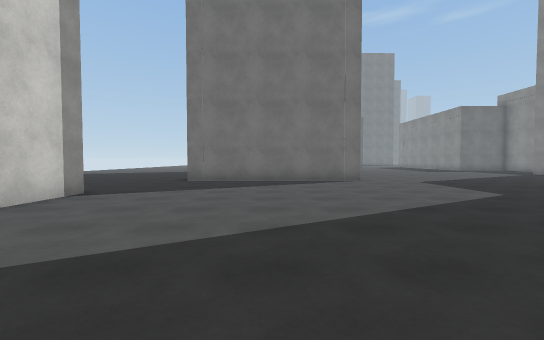
View 1 (above)

24 first-person views from a walk through a 3-D level made in the Unity game engine. The camera is 1.3 m above the floor, tilts 2° down and sees 90° across. The floor is counted in squares, 2 m on a side. Each view is taken from the middle of a square. On the plan, view 1 faces up. The plan holds only what a view shows up to about 9 squares ahead; the rest is blank. The place goes on beyond the plan. The player is left out. Surface patterns are stand-ins for the level's own textures.

View 2
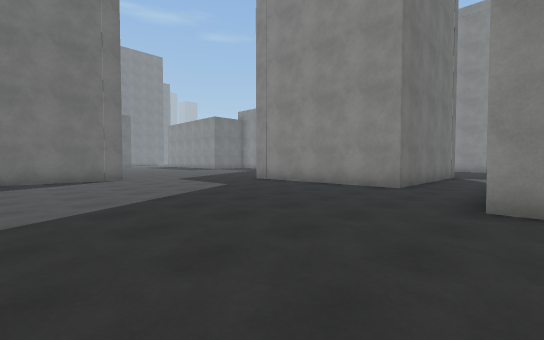

View 3
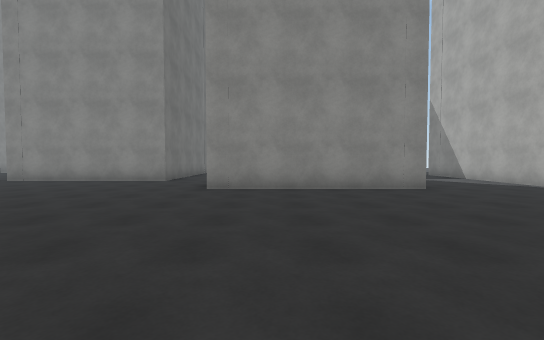

View 4
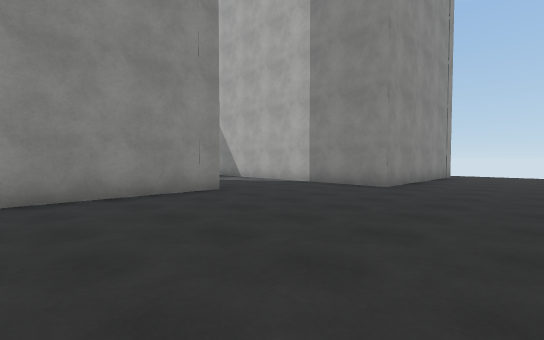

View 5
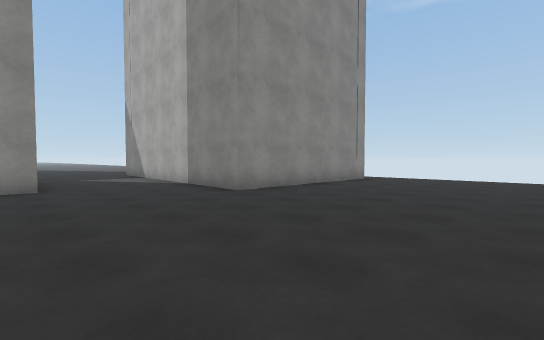

View 6
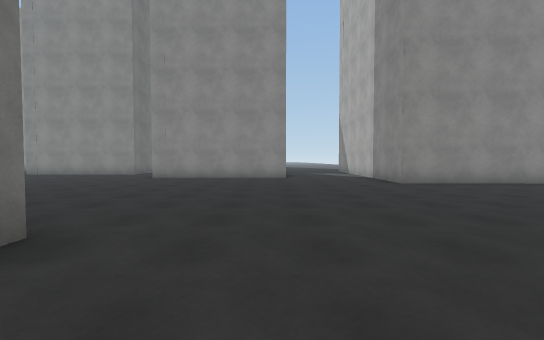

View 7
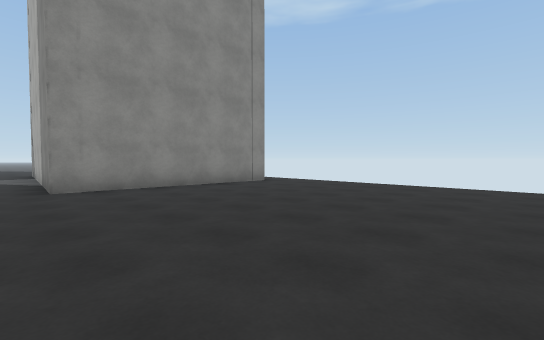

View 8
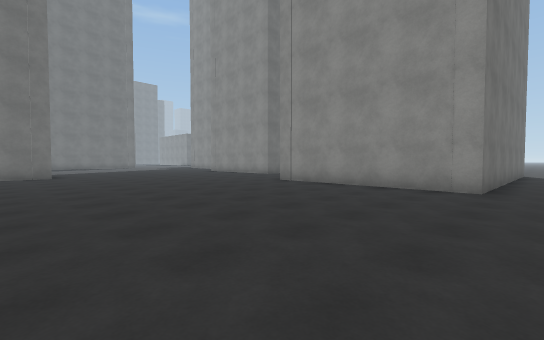

View 9
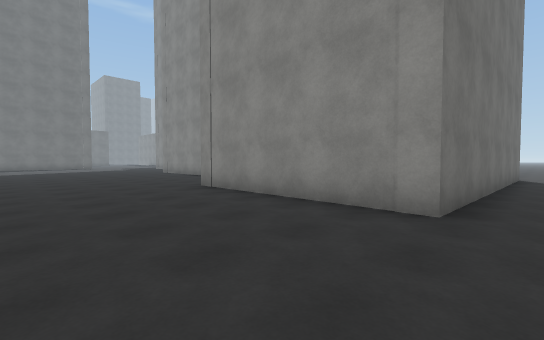

View 10
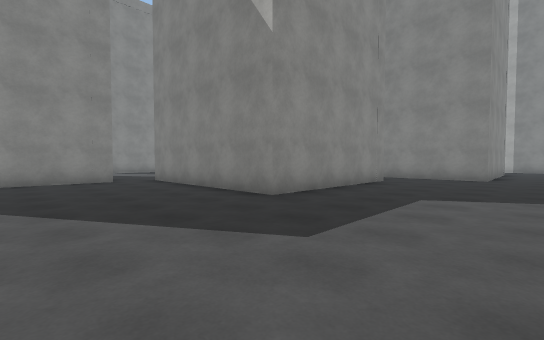

View 11
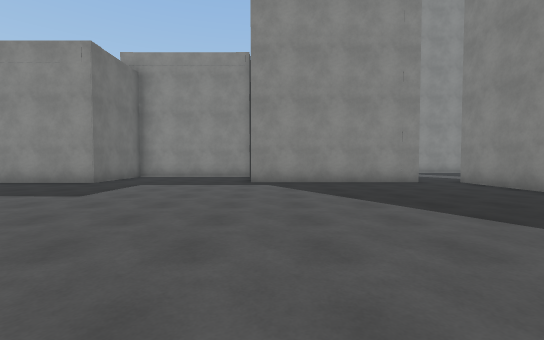

View 12
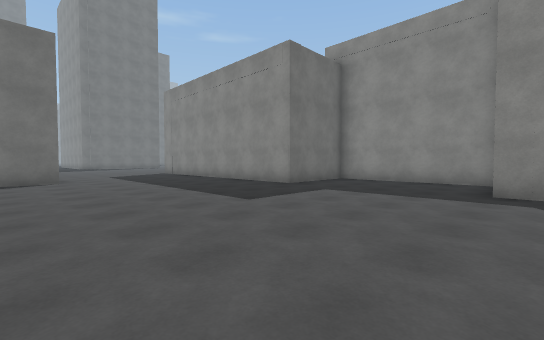

View 13
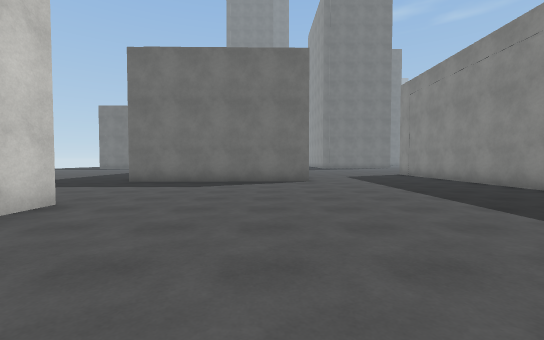

View 14
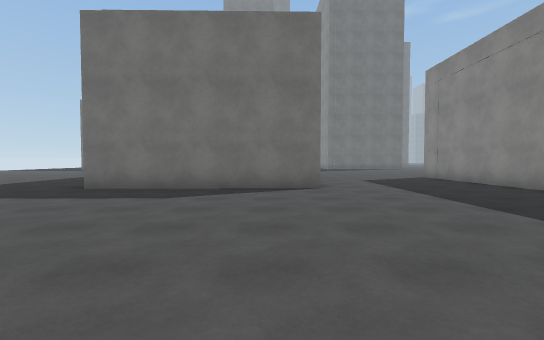

View 15
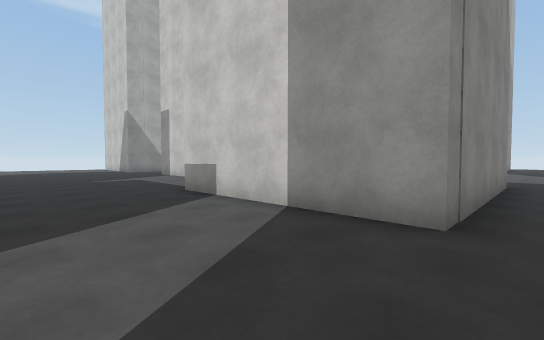

View 16
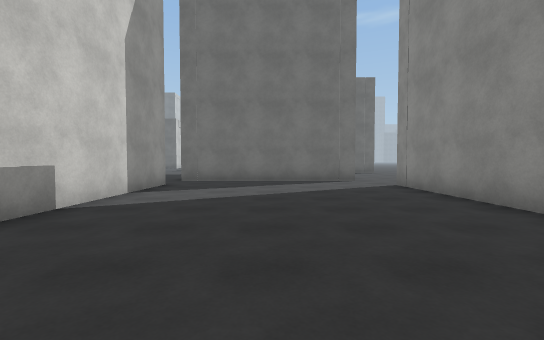

View 17
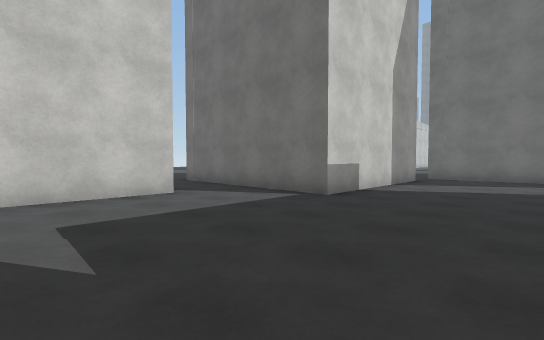

View 18
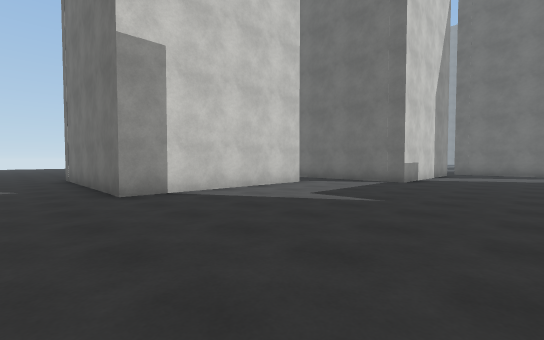

View 19
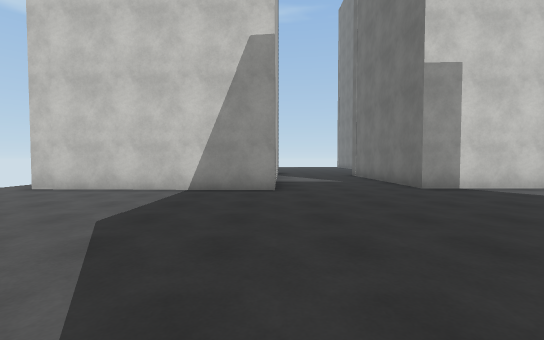

View 20
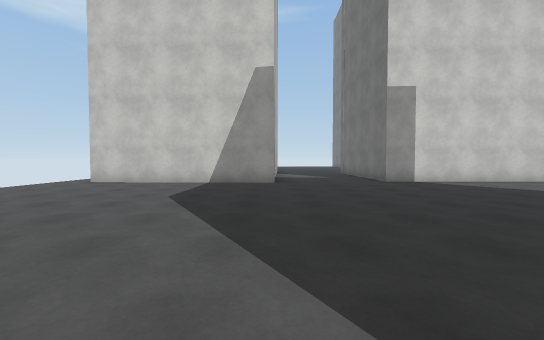

View 21
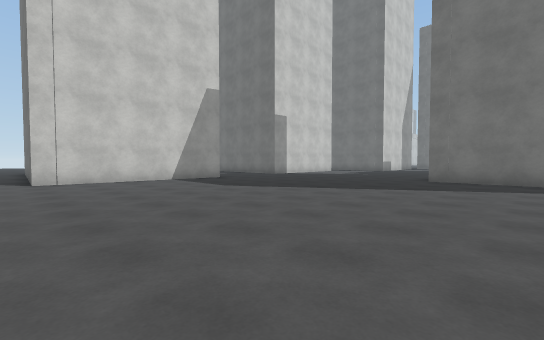

View 22
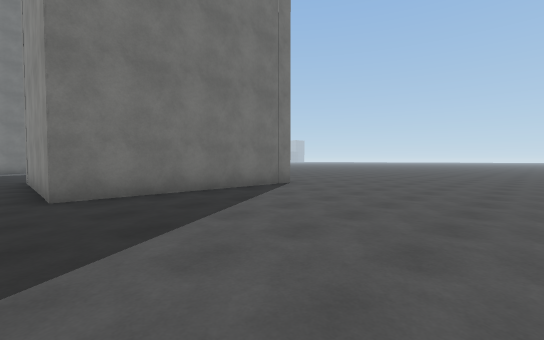

View 23
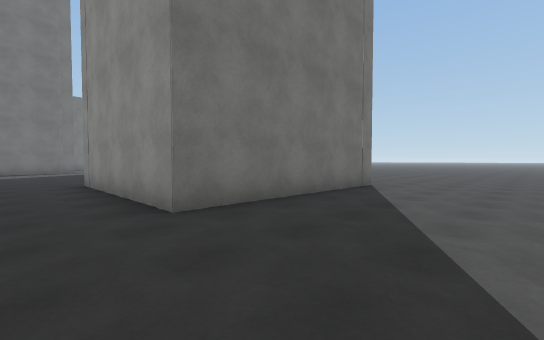

View 24
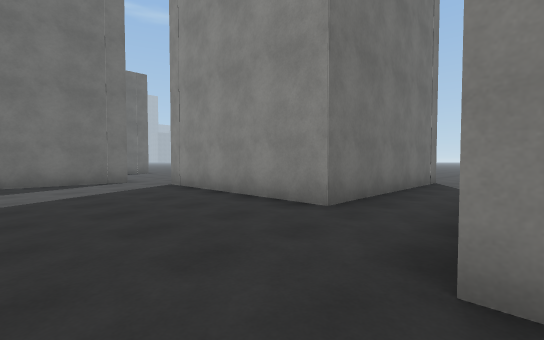

### Floor plan
Points are (right, up) in squares from view 1. A wall is a line through its corners. A room is listed if a view was taken in it or the views show most of it. See-through windows are left out.
Room 1 (views 1, 2, 3, 4, 5, 6, 7, 8, 9, 10, 11, 12, 13, 14)
walls: (-3.7, 5.5) (-3.7, 3.6); (2.9, 8.7) (-2.8, 8.7); (-3.6, -2.9) (-5, -2.9); (2.8, 17) (2.8, 16.1); (10.6, 1.4) (6.6, 1.4) (6.6, 6.4) (12.1, 6.4); (12.1, 7.6) (12.1, 12.6); (9.7, -5.5) (4.2, -5.5) (4.2, -0.5) (5.2, -0.5); (14.7, 12.9) (14.7, 16.1); (7.2, 21.4) (1.6, 21.3); (13.6, 17.2) (11.9, 17.2) (11.9, 24); (9.7, -14.4) (1.5, -14.2) (1.7, -8.7) (7.9, -8.9)
ways out: opening at (9.7, -7) to room 2; opening at (10, -15) to room 2; opening at (10, 0.5) to room 2; opening at (12, 7) to room 2
Room 2 (views 15, 16, 17, 18, 19, 20, 21, 22, 23, 24)
walls: (10.1, -8.8) (9.9, -14); (21.5, -5.7) (16.5, -5.7) (16.5, -0.6); (9.7, -0.5) (9.7, -5.5); (21.5, 1.2) (18.3, 1.2) (18.3, 6.2); (9.7, -13.9) (9.7, -14.4); (12.1, 6.4) (12.1, 1.4) (10.6, 1.4); (17.8, 7.6) (12.1, 7.6)
ways out: opening at (9.7, -7) to room 1; opening at (10, -15) to room 1; opening at (10, 0.5) to room 1; opening at (12, 7) to room 1; opening at (18.5, 7)

Where each view was taken, in squares from view 1:
view 1: 0 up, 0 right, facing up
view 2: 1 down, 0 right, facing up-right
view 3: 2 down, 2 left, facing right
view 4: 2 down, 1 left, facing down-right
view 5: 5 down, 3 left, facing down-right
view 6: 5 down, 6 left, facing right
view 7: 8 down, 5 left, facing down-right
view 8: 15 down, 5 left, facing up-right
view 9: 15 down, 2 left, facing up-right
view 10: 10 up, 3 right, facing down-right
view 11: 12 up, 4 right, facing right
view 12: 12 up, 6 right, facing up-right
view 13: 13 up, 6 right, facing up
view 14: 15 up, 6 right, facing up
view 15: 7 up, 15 right, facing down-left
view 16: 1 down, 15 right, facing up
view 17: 3 down, 15 right, facing up-left
view 18: 7 down, 15 right, facing up-left
view 19: 9 down, 16 right, facing left
view 20: 9 down, 18 right, facing left
view 21: 15 down, 19 right, facing up-left
view 22: 11 down, 16 right, facing up-right
view 23: 9 down, 15 right, facing up-right
view 24: 1 down, 15 right, facing up-right
